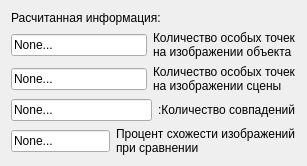
   <widget class="QWidget" name="">
    <property name="geometry">
     <rect>
      <x>20</x>
      <y>830</y>
      <width>307</width>
      <height>145</height>
     </rect>
    </property>
    <layout class="QVBoxLayout" name="verticalLayout_15">
     <item>
      <widget class="QLabel" name="label_57">
       <property name="text">
        <string>Расчитанная информация:</string>
       </property>
      </widget>
     </item>
     <item>
      <layout class="QHBoxLayout" name="horizontalLayout_35">
       <item>
        <widget class="QLineEdit" name="numberKp1_Surf">
         <property name="text">
          <string>None...</string>
         </property>
        </widget>
       </item>
       <item>
        <widget class="QLabel" name="label_52">
         <property name="text">
          <string>Количество особых точек
на изображении объекта</string>
         </property>
        </widget>
       </item>
      </layout>
     </item>
     <item>
      <layout class="QHBoxLayout" name="horizontalLayout_36">
       <item>
        <widget class="QLineEdit" name="numberKp2_Surf">
         <property name="text">
          <string>None...</string>
         </property>
        </widget>
       </item>
       <item>
        <widget class="QLabel" name="label_53">
         <property name="text">
          <string>Количество особых точек
на изображении сцены</string>
         </property>
        </widget>
       </item>
      </layout>
     </item>
     <item>
      <layout class="QHBoxLayout" name="horizontalLayout_45">
       <item>
        <widget class="QLineEdit" name="goodMatchesSurf">
         <property name="text">
          <string>None...</string>
         </property>
        </widget>
       </item>
       <item>
        <widget class="QLabel" name="label_63">
         <property name="text">
          <string>:Количество совпадений</string>
         </property>
        </widget>
       </item>
      </layout>
     </item>
     <item>
      <layout class="QHBoxLayout" name="horizontalLayout_37">
       <item>
        <widget class="QLineEdit" name="numberGood_Surf">
         <property name="text">
          <string>None...</string>
         </property>
        </widget>
       </item>
       <item>
        <widget class="QLabel" name="label_54">
         <property name="text">
          <string>Процент схожести изображений
при сравнении</string>
         </property>
        </widget>
       </item>
      </layout>
     </item>
    </layout>
   </widget>
